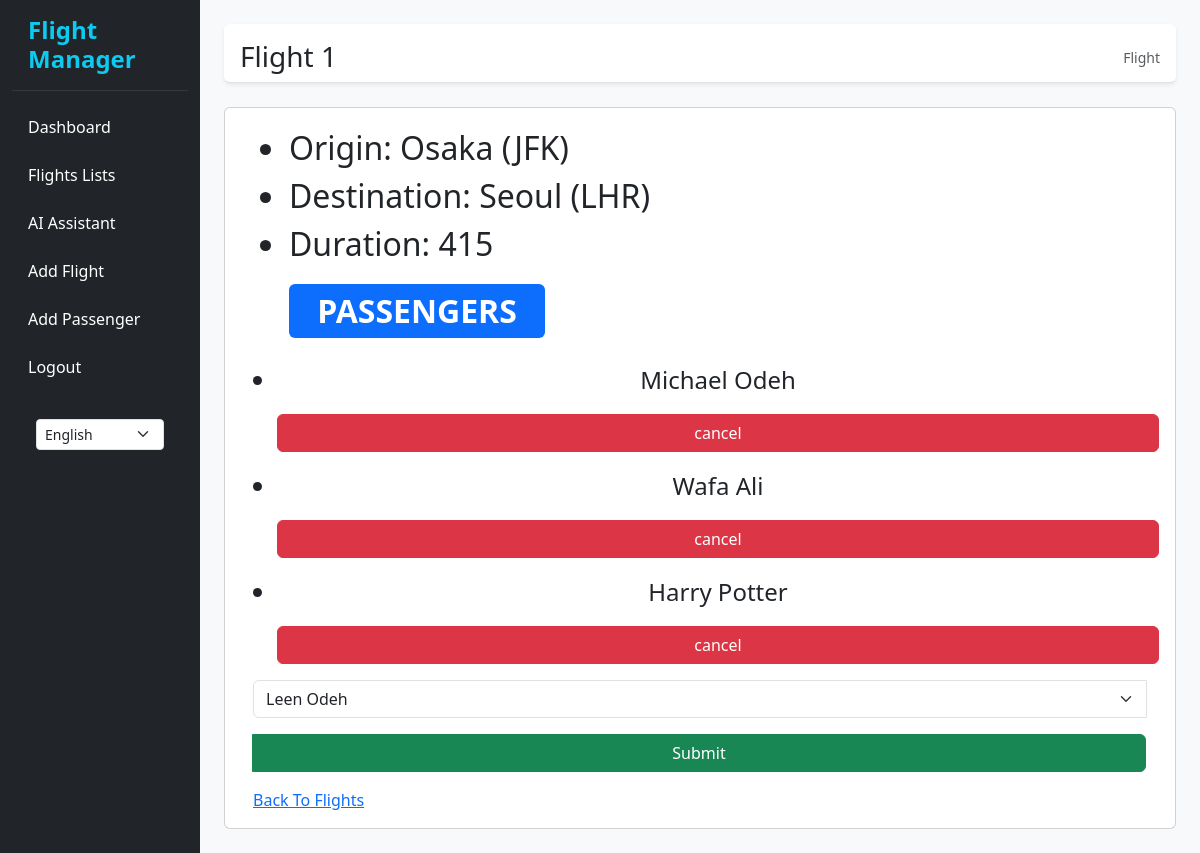
Screenshot of /flights_app/1 (signed in) with the database file from the repository.
### flights_app/models.py (models this page shows, shortened)
class Flight(models.Model):
    origin = models.ForeignKey(Airport, on_delete=models.CASCADE,related_name="Departures")#models.CharField(max_length=64)
    destination = models.ForeignKey(Airport,on_delete=models.CASCADE,related_name="Arrivals") #models.CharField(max_length=64)
    duration = models.IntegerField()

class Airport(models.Model):
    code = models.CharField(max_length=64)
    city = models.CharField(max_length=64)
    def __str__(self):
        return f"{self.city} ({self.code})"

class Passenger(models.Model):
    first = models.CharField(max_length=64)
    last = models.CharField(max_length=64)
    flights = models.ManyToManyField(Flight, blank=True,related_name="passenger")
    image = models.ImageField(upload_to='passenger_images/', blank=True, null=True)
    def __str__(self):
        return f"{self.first} {self.last}"

### flights_app/views.py (the view)
# urls.py: path("<int:id>",views.flight,name="flight"),
@login_required(login_url='/users/login/')
def flight(request,id):
    flight = Flight.objects.get(pk=id)
    return render(request, "flights/flight.html",{
        "flight":flight,
        "passengers":flight.passenger.all(),
        "non_passengers":Passenger.objects.exclude(flights=flight).all()
    })

### flights_app/templates/flights/flight.html (shortened to what this page needs)
{% extends "flights/base.html" %}
{% load i18n %}
{% block page_title %} Flight {{ flight.id }} {% endblock %}
{% block parent_page %}{% trans "Flight" %} {% endblock %}
{% block body %}
    <ul class="ps-5 fs-2">
        <li>{% trans "Origin" %}: {{flight.origin}}</li>
        <li>{% trans "Destination" %}: {{flight.destination}}</li>
        <li>{% trans "Duration" %}: {{flight.duration}}</li>
    </ul>
    <h1 class="fs-2 badge bg-primary text-wrap ms-5 text-uppercase" style="width: 16rem; text-align:center;">Passengers</h1>
    <div class="row ms-4 text-center fs-4">
    <ul>
    {% for passenger in passengers %}
        <li class="mt-3">{{passenger}}
            <form action="{% url 'flights_app:cancel' flight.id %}" method="post">
                <input type="submit" value="cancel" class="input-group mt-3 btn btn-danger">
    </form>
        </li>
        {% empty %}
        <li>{% trans "No Passengers" %}</li>
        {%endfor%}
    </ul>
    </div>
    <div class="container">
    <form action="{% url 'flights_app:book' flight.id %}" method="post">
        <div class="input-group mb-3">
        <select class="form-select col-md-2" name="passenger">
            {% for passenger in non_passengers %}
            <option value="{{passenger.id}}">{{passenger}}</option>
            {% endfor %}
        </select>
        <input type="submit" class="input-group mt-3 btn btn-success">
        </div>
    </form>
    </div>
    <a href="{% url 'flights_app:flight_index' %}" class="container"> {% trans "Back To Flights" %}</a>
{% endblock %}

### rows the page displays
Flight: id "1", origin "Osaka (JFK)", destination "Seoul (LHR)", duration "415"
Passenger: first+last "Michael Odeh"
Passenger: first+last "Wafa Ali"
Passenger: first+last "Harry Potter"

### other values shown
form field language "English"
form field passenger "Leen Odeh"
